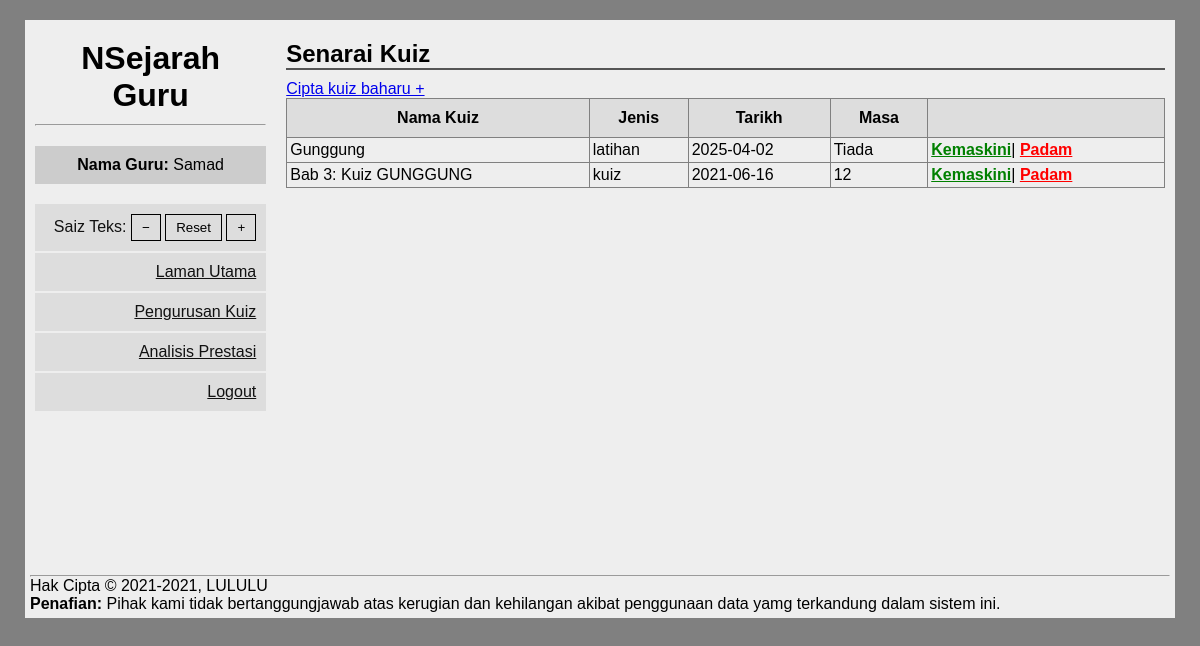
Screenshot of /guru/senarai_kuiz.php (signed in) with the database file from the repository.
### tables this page shows
CREATE TABLE IF NOT EXISTS `kuiz` (
  `kz_id` int(10) UNSIGNED NOT NULL AUTO_INCREMENT,
  `kz_nama` varchar(255) NOT NULL,
  `kz_guru` int(10) UNSIGNED NOT NULL,
  `kz_ting` int(10) UNSIGNED DEFAULT NULL,
  `kz_tarikh` date NOT NULL,
  `kz_jenis` enum('kuiz','latihan') DEFAULT 'kuiz',
  `kz_masa` int(5) DEFAULT NULL,
  PRIMARY KEY (`kz_id`),
  KEY `kz_guru` (`kz_guru`),
  KEY `kz_ting` (`kz_ting`)
);

### php/conn.php (called while the page is built, shortened)
<?php
$dbhost = 'localhost';
$dbuser = 'root';
$dbpass = '';
$dbname = 'nsejarah';
$conn = mysqli_connect( $dbhost, $dbuser, $dbpass, $dbname );
function isAdmin()
{
    return isset($_SESSION['jenis']) && $_SESSION['jenis'] == 'admin';
}
function getKuizByGuru( int $id_guru )
{
    global $conn;
    $query = "SELECT * FROM kuiz WHERE kz_guru = ?";
    if( $stmt = $conn->prepare( $query ) )
    {
        $stmt->bind_param( 's', $id_guru );
        $stmt->execute();
        $res = $stmt->get_result();
        $kuiz_list = [];
        if( $res->num_rows > 0 )
        {
            while( $kuiz = $res->fetch_assoc() ) array_push( $kuiz_list, $kuiz );
        }
        return $kuiz_list;
    }
    return false;
}

### guru/senarai_kuiz.php (the view, shortened to what this page needs)
<?php
require '../php/conn.php';
$kuiz_list = isAdmin() ? getKuizList( null, 10000 ) : getKuizByGuru( $_SESSION['id'] );
?>
<!DOCTYPE html>
<html lang="en">
<head>
    <link rel="stylesheet" href="/base.css">
</head>
<body>
    <div class="container">
        <div id="navigasi">
            <?php require 'header_guru.php';?>
        </div>
        <main>
            <h2>Senarai Kuiz</h2>
            <a href="cipta_kuiz.php">Cipta kuiz baharu &plus;</a>
            <table id="senarai-kuiz" border="1">
                <thead>
                    <tr>
                        <th>Nama Kuiz</th>
                        <th>Jenis</th>
                        <th>Tarikh</th>
                        <th>Masa</th>
                        <th></th>
                    </tr>
                </thead>
                <tbody>
                    <?php
                    foreach( $kuiz_list as $kuiz )
                    {
                    ?>
                    <tr>
                        <td><?=$kuiz['kz_nama']?></td>
                        <td><?=$kuiz['kz_jenis']?></td>
                        <td><?=$kuiz['kz_tarikh']?></td>
                        <td><?=$kuiz['kz_masa'] ? $kuiz['kz_masa'] : 'Tiada'?></td>
                        <td>
                            <a href="kemaskini_kuiz.php?id_kuiz=<?=$kuiz['kz_id']?>" class="kemaskini">Kemaskini</a>|
                            <a href="padam.php?table=kuiz&col=kz_id&val=<?=$kuiz['kz_id']?>" class="padam">Padam</a>
                        </td>
                    </tr>
                    <?php
                    }
                    ?>
                </tbody>
            </table>
        </main>
        <?php require '../footer.php';?>
    </div>
</body>
</html>

### base.css (style rules this page uses)
* { padding: 0; margin: 0; box-sizing: border-box; justify-content: center; align-items: center; }
body { background-color: grey; font-family: Arial, Helvetica, sans-serif; }
.container { width: 1150px; height: 550px; max-width: 100%; max-height: 90%; margin: 0 auto; margin-top: 20px; background-color: #eee; display: flex; position: relative; }
.container > * { height: 100%; }
.container #navigasi { flex: 2.5; overflow-y: auto; padding: 10px; }
.container main { flex: 9.5; padding: 10px; overflow: auto; }
.container main table { width: 100%; max-width: 100%; border-collapse: collapse; }
.container main table thead { background-color: #ddd; }
.container main table thead th { padding: 10px; }
.container main table tbody td { padding: 3px; }
.container main h3, .container main h2 { margin: 10px 0; border-bottom: 2px solid #555; }
.container main a.kemaskini { font-weight: bold; color: green; }
.container main a.padam { font-weight: bold; color: red; }

### rows the page displays
kuiz: kz_nama "Gunggung", kz_jenis "latihan", kz_tarikh "2025-04-02", shows "Tiada"
kuiz: kz_nama "Bab 3: Kuiz GUNGGUNG", kz_jenis "kuiz", kz_tarikh "2021-06-16", kz_masa "12"

### other values shown
$_SESSION['nama'] "Samad"
